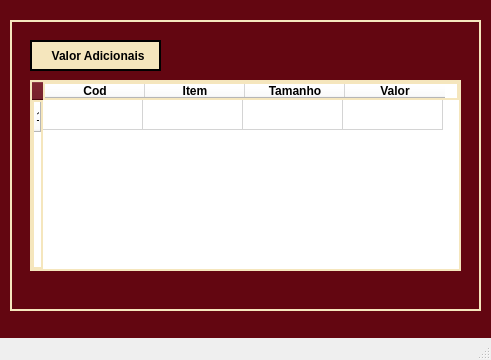
<?xml version="1.0" encoding="UTF-8"?>
<ui version="4.0">
 <class>MainWindow</class>
 <widget class="QMainWindow" name="MainWindow">
  <property name="geometry">
   <rect>
    <x>0</x>
    <y>0</y>
    <width>491</width>
    <height>360</height>
   </rect>
  </property>
  <property name="minimumSize">
   <size>
    <width>491</width>
    <height>360</height>
   </size>
  </property>
  <property name="maximumSize">
   <size>
    <width>491</width>
    <height>360</height>
   </size>
  </property>
  <property name="windowTitle">
   <string>Valor Adicionais</string>
  </property>
  <widget class="QWidget" name="centralwidget">
   <layout class="QHBoxLayout" name="horizontalLayout">
    <property name="spacing">
     <number>0</number>
    </property>
    <property name="leftMargin">
     <number>0</number>
    </property>
    <property name="topMargin">
     <number>0</number>
    </property>
    <property name="rightMargin">
     <number>0</number>
    </property>
    <property name="bottomMargin">
     <number>0</number>
    </property>
    <item>
     <widget class="QFrame" name="frame">
      <property name="styleSheet">
       <string notr="true">background-color: rgb(99, 6, 17);</string>
      </property>
      <property name="frameShape">
       <enum>QFrame::NoFrame</enum>
      </property>
      <property name="frameShadow">
       <enum>QFrame::Raised</enum>
      </property>
      <widget class="QFrame" name="frame_2">
       <property name="geometry">
        <rect>
         <x>10</x>
         <y>20</y>
         <width>471</width>
         <height>291</height>
        </rect>
       </property>
       <property name="styleSheet">
        <string notr="true">border: 2px solid rgb(245, 230, 189);</string>
       </property>
       <property name="frameShape">
        <enum>QFrame::StyledPanel</enum>
       </property>
       <property name="frameShadow">
        <enum>QFrame::Raised</enum>
       </property>
       <widget class="QTableWidget" name="tableWidget">
        <property name="geometry">
         <rect>
          <x>20</x>
          <y>60</y>
          <width>431</width>
          <height>191</height>
         </rect>
        </property>
        <property name="font">
         <font>
          <pointsize>8</pointsize>
          <weight>75</weight>
          <bold>true</bold>
         </font>
        </property>
        <property name="styleSheet">
         <string notr="true">border: 2px solid rgb(245, 230, 189);
background-color: rgb(255, 255, 255);</string>
        </property>
        <property name="autoScrollMargin">
         <number>16</number>
        </property>
        <row>
         <property name="text">
          <string>1</string>
         </property>
        </row>
        <column>
         <property name="text">
          <string>Cod</string>
         </property>
         <property name="font">
          <font>
           <weight>75</weight>
           <bold>true</bold>
          </font>
         </property>
        </column>
        <column>
         <property name="text">
          <string>Item</string>
         </property>
         <property name="font">
          <font>
           <weight>75</weight>
           <bold>true</bold>
          </font>
         </property>
        </column>
        <column>
         <property name="text">
          <string>Tamanho</string>
         </property>
         <property name="font">
          <font>
           <weight>75</weight>
           <bold>true</bold>
          </font>
         </property>
        </column>
        <column>
         <property name="text">
          <string>Valor</string>
         </property>
         <property name="font">
          <font>
           <weight>75</weight>
           <bold>true</bold>
          </font>
         </property>
        </column>
        <item row="0" column="0">
         <property name="text">
          <string/>
         </property>
        </item>
       </widget>
       <widget class="QFrame" name="frame_7">
        <property name="geometry">
         <rect>
          <x>20</x>
          <y>20</y>
          <width>131</width>
          <height>31</height>
         </rect>
        </property>
        <property name="styleSheet">
         <string notr="true">background-color: rgb(245, 230, 189);
border: 2px solid rgb(255, 275, 275);
border-radius: 0px;</string>
        </property>
        <property name="frameShape">
         <enum>QFrame::StyledPanel</enum>
        </property>
        <property name="frameShadow">
         <enum>QFrame::Raised</enum>
        </property>
        <widget class="QLabel" name="label_11">
         <property name="geometry">
          <rect>
           <x>10</x>
           <y>6</y>
           <width>111</width>
           <height>20</height>
          </rect>
         </property>
         <property name="font">
          <font>
           <weight>75</weight>
           <bold>true</bold>
          </font>
         </property>
         <property name="styleSheet">
          <string notr="true">QLabel{
border: 2px solid rgb(245, 230, 189);

}</string>
         </property>
         <property name="text">
          <string>  Valor Adicionais</string>
         </property>
        </widget>
       </widget>
      </widget>
     </widget>
    </item>
   </layout>
  </widget>
  <widget class="QMenuBar" name="menubar">
   <property name="geometry">
    <rect>
     <x>0</x>
     <y>0</y>
     <width>491</width>
     <height>21</height>
    </rect>
   </property>
  </widget>
  <widget class="QStatusBar" name="statusbar"/>
 </widget>
 <resources/>
 <connections/>
</ui>
